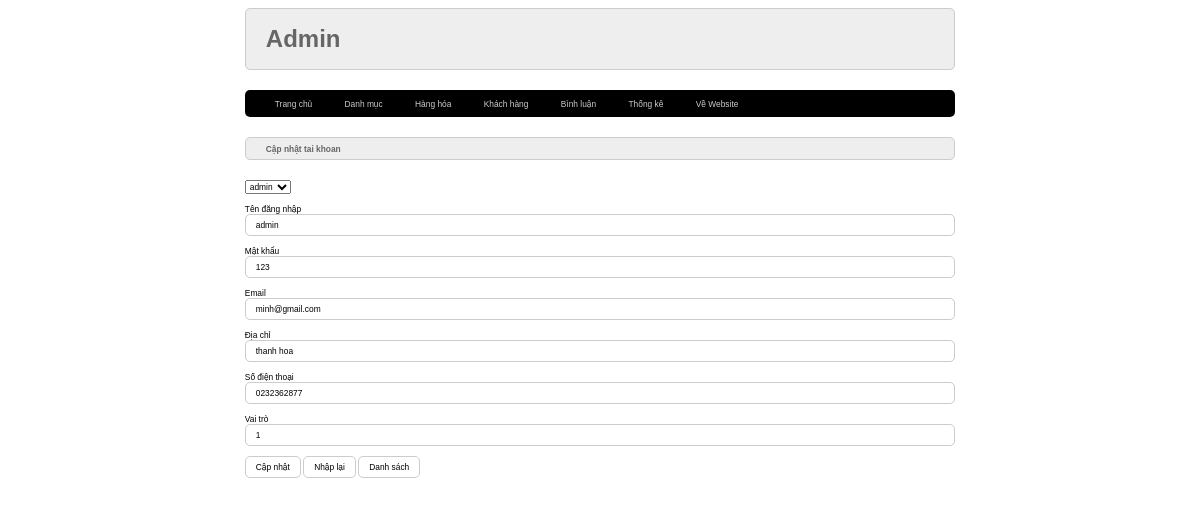
Screenshot of /admin/index.php?act=suatk&id=14 with the database file from the repository.
### tables this page shows
CREATE TABLE `taikhoan` (
  `id` int(10) NOT NULL,
  `user` varchar(50) NOT NULL,
  `pass` varchar(50) NOT NULL,
  `email` varchar(225) NOT NULL,
  `address` varchar(255) DEFAULT NULL,
  `tel` varchar(20) DEFAULT NULL,
  `role` tinyint(4) NOT NULL DEFAULT 0
);

### model/pdo.php (called while the page is built, shortened)
<?php
function pdo_get_connection(){
    $dburl = "mysql:host=localhost;dbname=duanmau2022;charset=utf8";
    $username = 'root';
    $password = '';
    $conn = new PDO($dburl, $username, $password);
    $conn->setAttribute(PDO::ATTR_ERRMODE, PDO::ERRMODE_EXCEPTION);
    return $conn;
}
function pdo_query($sql){
    $sql_args = array_slice(func_get_args(), 1);
    try{
        $conn = pdo_get_connection();
        $stmt = $conn->prepare($sql);
        $stmt->execute($sql_args);
        $rows = $stmt->fetchAll();
        return $rows;
    }
    catch(PDOException $e){
        throw $e;
    }
    finally{
        unset($conn);
    }
}

### model/taikhoan.php (called while the page is built, shortened)
<?php
    function loadall_taikhoan(){
        $sql="select * from taikhoan order by id desc";
        $listtaikhoan=pdo_query($sql);
        return $listtaikhoan;
    }
?>

### admin/taikhoan/updatetk.php (the view, shortened to what this page needs)
<div class="row">
            <div class="row frmtitle">
                <h1>Cập nhật tai khoan</h1>
            </div>
            <div class="row frmcontent">
            <form action="index.php?act=suatk" method="post" enctype="multipart/form-data">
                    <div class="row mb10">
                        <select name="id" id="">
                            <?php
                            foreach ($listtaikhoan as $taikhoan) {
                                extract($taikhoan);
                           if($id==$taikhoan['id']) echo '<option value="'.$taikhoan['id'].'" selected>'.$taikhoan['user'].'</option>';
                            }
                            ?>
                       </select>
                    </div>
                    <div class="row mb10">
                        Tên đăng nhập <br>
                        <input type="text" name="user" value="<?=$user?>">
                    </div>
                    <div class="row mb10">
                        Mật khẩu <br>
                        <input type="text" name="pass" value="<?=$pass?>" id="" >
                    </div>
                    <div class="row mb10">
                        Email <br>
                        <input type="text" name="email" value="<?=$email?>" id="" >
                    </div>
                    <div class="row mb10">
                        Địa chỉ <br>
                        <input type="text" name="address" value="<?=$address?>" id="" >
                    </div>
                    <div class="row mb10">
                        Số điện thoại <br>
                        <input type="text" name="tel" value="<?=$tel?>" id="" >
                    </div>
                    <div class="row mb10">
                        Vai trò <br>
                        <input type="text" name="role" value="<?=$role?>" id="" >
                    </div>
                    <div class="row mb10">
                        <input type="submit" value="Cập nhật" name="capnhattk" id="">
                        <input type="reset" value="Nhập lại">
                        <a href="index.php?act=dskh"><input type="button" value="Danh sách"></a>
                    </div>
                </form>
            </div>
        </div>
    </div>

### view/css/style.css (style rules this page uses)
* { box-sizing: border-box; font-family: sans-serif; font-size: 0.7vw; }
.row { float: left; width: 100%; }
.mb10 { margin-bottom: 10px; }
.formtaikhoan input[type=text], .formtaikhoan input[type=email], .formtaikhoan input[type=password], .frmcontent input[type=text] { width: 100%; border: 1px #ccc solid; padding: 5px 10px; border-radius: 5px; }
.formtaikhoan input[type=submit], .formtaikhoan input[type=reset], .frmcontent input[type=submit], .frmcontent input[type=reset], .frmcontent input[type=button] { border-radius: 5px; padding:5px 10px; background-color: white; border: 1px #ccc solid; }
.frmtitle { background-color: #eee; border: 1px #ccc solid; color: #666; border-radius: 5px; padding: 0px 20px; }
.frmcontent { padding: 20px 0px; }

### rows the page displays
taikhoan: user "admin", pass "123", email "minh@gmail.com", address "thanh hoa", tel "0232362877", role "1"

### other values shown
form field id "admin"
